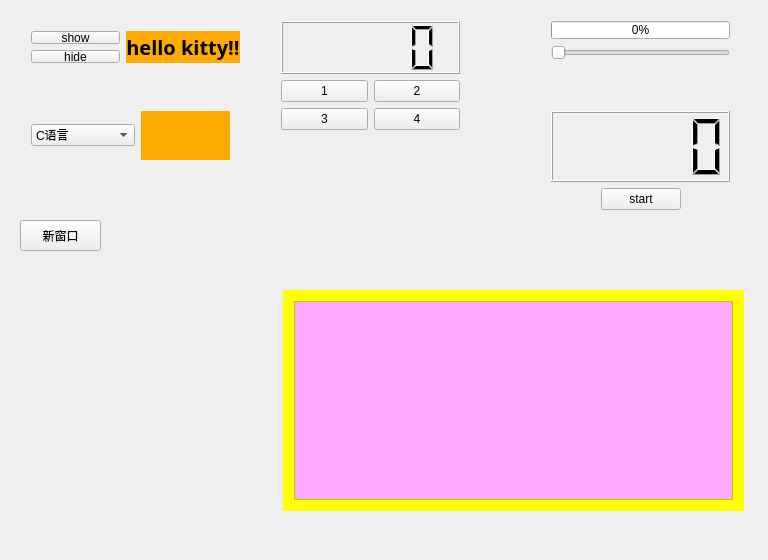
<?xml version="1.0" encoding="UTF-8"?>
<ui version="4.0">
 <class>Widget</class>
 <widget class="QWidget" name="Widget">
  <property name="geometry">
   <rect>
    <x>0</x>
    <y>0</y>
    <width>768</width>
    <height>560</height>
   </rect>
  </property>
  <property name="windowTitle">
   <string>Widget</string>
  </property>
  <widget class="QWidget" name="layoutWidget">
   <property name="geometry">
    <rect>
     <x>20</x>
     <y>100</y>
     <width>221</width>
     <height>71</height>
    </rect>
   </property>
   <layout class="QHBoxLayout" name="horizontalLayout">
    <item>
     <widget class="QComboBox" name="comboBox">
      <item>
       <property name="text">
        <string>C语言</string>
       </property>
      </item>
      <item>
       <property name="text">
        <string>linux基础</string>
       </property>
      </item>
      <item>
       <property name="text">
        <string>linux系统编程</string>
       </property>
      </item>
      <item>
       <property name="text">
        <string>linux网络编程</string>
       </property>
      </item>
      <item>
       <property name="text">
        <string>C++</string>
       </property>
      </item>
      <item>
       <property name="text">
        <string>Qt</string>
       </property>
      </item>
     </widget>
    </item>
    <item>
     <widget class="QLabel" name="label_2">
      <property name="palette">
       <palette>
        <active>
         <colorrole role="Base">
          <brush brushstyle="SolidPattern">
           <color alpha="255">
            <red>255</red>
            <green>255</green>
            <blue>255</blue>
           </color>
          </brush>
         </colorrole>
         <colorrole role="Window">
          <brush brushstyle="SolidPattern">
           <color alpha="255">
            <red>255</red>
            <green>170</green>
            <blue>0</blue>
           </color>
          </brush>
         </colorrole>
        </active>
        <inactive>
         <colorrole role="Base">
          <brush brushstyle="SolidPattern">
           <color alpha="255">
            <red>255</red>
            <green>255</green>
            <blue>255</blue>
           </color>
          </brush>
         </colorrole>
         <colorrole role="Window">
          <brush brushstyle="SolidPattern">
           <color alpha="255">
            <red>255</red>
            <green>170</green>
            <blue>0</blue>
           </color>
          </brush>
         </colorrole>
        </inactive>
        <disabled>
         <colorrole role="Base">
          <brush brushstyle="SolidPattern">
           <color alpha="255">
            <red>255</red>
            <green>170</green>
            <blue>0</blue>
           </color>
          </brush>
         </colorrole>
         <colorrole role="Window">
          <brush brushstyle="SolidPattern">
           <color alpha="255">
            <red>255</red>
            <green>170</green>
            <blue>0</blue>
           </color>
          </brush>
         </colorrole>
        </disabled>
       </palette>
      </property>
      <property name="font">
       <font>
        <family>宋体</family>
        <pointsize>15</pointsize>
        <weight>75</weight>
        <bold>true</bold>
       </font>
      </property>
      <property name="layoutDirection">
       <enum>Qt::LeftToRight</enum>
      </property>
      <property name="autoFillBackground">
       <bool>true</bool>
      </property>
      <property name="text">
       <string/>
      </property>
      <property name="alignment">
       <set>Qt::AlignCenter</set>
      </property>
     </widget>
    </item>
   </layout>
  </widget>
  <widget class="QWidget" name="layoutWidget">
   <property name="geometry">
    <rect>
     <x>20</x>
     <y>20</y>
     <width>231</width>
     <height>54</height>
    </rect>
   </property>
   <layout class="QGridLayout" name="gridLayout">
    <item row="0" column="0">
     <widget class="QPushButton" name="pushButtonShow">
      <property name="text">
       <string>show</string>
      </property>
     </widget>
    </item>
    <item row="0" column="1" rowspan="2">
     <widget class="QLabel" name="label">
      <property name="palette">
       <palette>
        <active>
         <colorrole role="Base">
          <brush brushstyle="SolidPattern">
           <color alpha="255">
            <red>255</red>
            <green>255</green>
            <blue>255</blue>
           </color>
          </brush>
         </colorrole>
         <colorrole role="Window">
          <brush brushstyle="SolidPattern">
           <color alpha="255">
            <red>255</red>
            <green>170</green>
            <blue>0</blue>
           </color>
          </brush>
         </colorrole>
        </active>
        <inactive>
         <colorrole role="Base">
          <brush brushstyle="SolidPattern">
           <color alpha="255">
            <red>255</red>
            <green>255</green>
            <blue>255</blue>
           </color>
          </brush>
         </colorrole>
         <colorrole role="Window">
          <brush brushstyle="SolidPattern">
           <color alpha="255">
            <red>255</red>
            <green>170</green>
            <blue>0</blue>
           </color>
          </brush>
         </colorrole>
        </inactive>
        <disabled>
         <colorrole role="Base">
          <brush brushstyle="SolidPattern">
           <color alpha="255">
            <red>255</red>
            <green>170</green>
            <blue>0</blue>
           </color>
          </brush>
         </colorrole>
         <colorrole role="Window">
          <brush brushstyle="SolidPattern">
           <color alpha="255">
            <red>255</red>
            <green>170</green>
            <blue>0</blue>
           </color>
          </brush>
         </colorrole>
        </disabled>
       </palette>
      </property>
      <property name="font">
       <font>
        <family>宋体</family>
        <pointsize>15</pointsize>
        <weight>75</weight>
        <bold>true</bold>
       </font>
      </property>
      <property name="layoutDirection">
       <enum>Qt::LeftToRight</enum>
      </property>
      <property name="autoFillBackground">
       <bool>true</bool>
      </property>
      <property name="text">
       <string>hello kitty!!</string>
      </property>
      <property name="alignment">
       <set>Qt::AlignCenter</set>
      </property>
     </widget>
    </item>
    <item row="1" column="0">
     <widget class="QPushButton" name="pushButtonHide">
      <property name="text">
       <string>hide</string>
      </property>
     </widget>
    </item>
   </layout>
  </widget>
  <widget class="QWidget" name="layoutWidget">
   <property name="geometry">
    <rect>
     <x>270</x>
     <y>10</y>
     <width>201</width>
     <height>131</height>
    </rect>
   </property>
   <layout class="QGridLayout" name="gridLayout_3">
    <item row="1" column="0">
     <widget class="QPushButton" name="pushButton_1">
      <property name="text">
       <string>1</string>
      </property>
     </widget>
    </item>
    <item row="1" column="1">
     <widget class="QPushButton" name="pushButton_2">
      <property name="text">
       <string>2</string>
      </property>
     </widget>
    </item>
    <item row="2" column="0">
     <widget class="QPushButton" name="pushButton_3">
      <property name="text">
       <string>3</string>
      </property>
     </widget>
    </item>
    <item row="2" column="1">
     <widget class="QPushButton" name="pushButton_4">
      <property name="text">
       <string>4</string>
      </property>
     </widget>
    </item>
    <item row="0" column="0" colspan="2">
     <widget class="QLCDNumber" name="lcdNumber_2"/>
    </item>
   </layout>
  </widget>
  <widget class="QWidget" name="layoutWidget">
   <property name="geometry">
    <rect>
     <x>540</x>
     <y>10</y>
     <width>201</width>
     <height>61</height>
    </rect>
   </property>
   <layout class="QVBoxLayout" name="verticalLayout">
    <item>
     <widget class="QProgressBar" name="progressBar">
      <property name="value">
       <number>0</number>
      </property>
     </widget>
    </item>
    <item>
     <widget class="QSlider" name="horizontalSlider">
      <property name="maximum">
       <number>100</number>
      </property>
      <property name="orientation">
       <enum>Qt::Horizontal</enum>
      </property>
     </widget>
    </item>
   </layout>
  </widget>
  <widget class="QWidget" name="layoutWidget">
   <property name="geometry">
    <rect>
     <x>540</x>
     <y>100</y>
     <width>201</width>
     <height>121</height>
    </rect>
   </property>
   <layout class="QGridLayout" name="gridLayout_2">
    <item row="1" column="0">
     <spacer name="horizontalSpacer">
      <property name="orientation">
       <enum>Qt::Horizontal</enum>
      </property>
      <property name="sizeHint" stdset="0">
       <size>
        <width>40</width>
        <height>20</height>
       </size>
      </property>
     </spacer>
    </item>
    <item row="1" column="1">
     <widget class="QPushButton" name="pushButtonTimer">
      <property name="text">
       <string>start</string>
      </property>
     </widget>
    </item>
    <item row="1" column="2">
     <spacer name="horizontalSpacer_2">
      <property name="orientation">
       <enum>Qt::Horizontal</enum>
      </property>
      <property name="sizeHint" stdset="0">
       <size>
        <width>40</width>
        <height>20</height>
       </size>
      </property>
     </spacer>
    </item>
    <item row="0" column="0" colspan="3">
     <widget class="QLCDNumber" name="lcdNumber"/>
    </item>
   </layout>
  </widget>
  <widget class="QPushButton" name="pushButton">
   <property name="geometry">
    <rect>
     <x>20</x>
     <y>220</y>
     <width>81</width>
     <height>31</height>
    </rect>
   </property>
   <property name="text">
    <string>新窗口</string>
   </property>
  </widget>
  <widget class="QWidget" name="widget" native="true">
   <property name="geometry">
    <rect>
     <x>283</x>
     <y>290</y>
     <width>461</width>
     <height>221</height>
    </rect>
   </property>
   <property name="palette">
    <palette>
     <active>
      <colorrole role="Base">
       <brush brushstyle="SolidPattern">
        <color alpha="255">
         <red>255</red>
         <green>255</green>
         <blue>255</blue>
        </color>
       </brush>
      </colorrole>
      <colorrole role="Window">
       <brush brushstyle="SolidPattern">
        <color alpha="255">
         <red>255</red>
         <green>255</green>
         <blue>0</blue>
        </color>
       </brush>
      </colorrole>
     </active>
     <inactive>
      <colorrole role="Base">
       <brush brushstyle="SolidPattern">
        <color alpha="255">
         <red>255</red>
         <green>255</green>
         <blue>255</blue>
        </color>
       </brush>
      </colorrole>
      <colorrole role="Window">
       <brush brushstyle="SolidPattern">
        <color alpha="255">
         <red>255</red>
         <green>255</green>
         <blue>0</blue>
        </color>
       </brush>
      </colorrole>
     </inactive>
     <disabled>
      <colorrole role="Base">
       <brush brushstyle="SolidPattern">
        <color alpha="255">
         <red>255</red>
         <green>255</green>
         <blue>0</blue>
        </color>
       </brush>
      </colorrole>
      <colorrole role="Window">
       <brush brushstyle="SolidPattern">
        <color alpha="255">
         <red>255</red>
         <green>255</green>
         <blue>0</blue>
        </color>
       </brush>
      </colorrole>
     </disabled>
    </palette>
   </property>
   <property name="autoFillBackground">
    <bool>true</bool>
   </property>
   <layout class="QHBoxLayout" name="horizontalLayout_2">
    <item>
     <widget class="QTextEdit" name="textEdit">
      <property name="palette">
       <palette>
        <active>
         <colorrole role="Base">
          <brush brushstyle="SolidPattern">
           <color alpha="255">
            <red>255</red>
            <green>170</green>
            <blue>255</blue>
           </color>
          </brush>
         </colorrole>
        </active>
        <inactive>
         <colorrole role="Base">
          <brush brushstyle="SolidPattern">
           <color alpha="255">
            <red>255</red>
            <green>170</green>
            <blue>255</blue>
           </color>
          </brush>
         </colorrole>
        </inactive>
        <disabled>
         <colorrole role="Base">
          <brush brushstyle="SolidPattern">
           <color alpha="255">
            <red>255</red>
            <green>255</green>
            <blue>0</blue>
           </color>
          </brush>
         </colorrole>
        </disabled>
       </palette>
      </property>
     </widget>
    </item>
   </layout>
  </widget>
 </widget>
 <layoutdefault spacing="6" margin="11"/>
 <resources/>
 <connections>
  <connection>
   <sender>pushButtonShow</sender>
   <signal>clicked()</signal>
   <receiver>label</receiver>
   <slot>show()</slot>
   <hints>
    <hint type="sourcelabel">
     <x>70</x>
     <y>39</y>
    </hint>
    <hint type="destinationlabel">
     <x>129</x>
     <y>50</y>
    </hint>
   </hints>
  </connection>
  <connection>
   <sender>pushButtonHide</sender>
   <signal>clicked()</signal>
   <receiver>label</receiver>
   <slot>hide()</slot>
   <hints>
    <hint type="sourcelabel">
     <x>62</x>
     <y>59</y>
    </hint>
    <hint type="destinationlabel">
     <x>109</x>
     <y>58</y>
    </hint>
   </hints>
  </connection>
  <connection>
   <sender>horizontalSlider</sender>
   <signal>valueChanged(int)</signal>
   <receiver>progressBar</receiver>
   <slot>setValue(int)</slot>
   <hints>
    <hint type="sourcelabel">
     <x>618</x>
     <y>71</y>
    </hint>
    <hint type="destinationlabel">
     <x>586</x>
     <y>43</y>
    </hint>
   </hints>
  </connection>
 </connections>
</ui>
